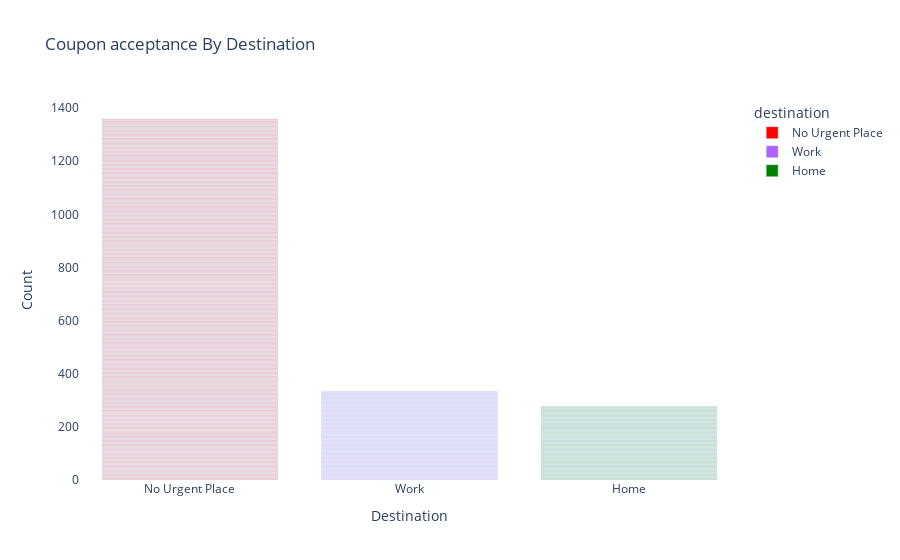

The code cell stored with this chart in its notebook:
### Markdown cell above
The acceptance rate among females is high compared to males when the targeted audience is less than 30 years of age

### Code cell
# Analyzing the influence of destination on coupon acceptance
fig = px.bar(df_restaurant, 
       x="destination", 
       title="Coupon acceptance By Destination",
       color="destination",
       color_discrete_sequence=px.colors.qualitative.Plotly, 
       color_discrete_map={'No Urgent Place': 'red', 'Work destination': 'blue', 'Home':'green'}
      )
fig.update_layout(
    #coloraxis_showscale=False,  # Hide color scale if not needed
    plot_bgcolor='white',  # Set background color
    xaxis_title="Destination",
    yaxis_title="Count"
)
fig.write_image("images/restaurant_coupon_destination.png")
fig.show()

### Figure 1 — Plotly figure (JSON) as saved in the notebook; plotly's stock layout.template omitted (floating-point values rounded to 4 significant figures; data arrays with more than 128 entries replaced by an {"elided": "..."} marker saying what was removed)
{"data": [{"alignmentgroup": "True", "hovertemplate": "destination=%{x}<br>count=%{y}<extra></extra>", "legendgroup": "No Urgent Place", "marker": {"color": "red", "pattern": {"shape": ""}}, "name": "No Urgent Place", "offsetgroup": "No Urgent Place", "orientation": "v", "showlegend": true, "textposition": "auto", "type": "bar", "x": {"elided": "1359 str values"}, "xaxis": "x", "y": {"elided": "1359 int values"}, "yaxis": "y"}, {"alignmentgroup": "True", "hovertemplate": "destination=%{x}<br>count=%{y}<extra></extra>", "legendgroup": "Work", "marker": {"color": "#AB63FA", "pattern": {"shape": ""}}, "name": "Work", "offsetgroup": "Work", "orientation": "v", "showlegend": true, "textposition": "auto", "type": "bar", "x": {"elided": "332 str values"}, "xaxis": "x", "y": {"elided": "332 int values"}, "yaxis": "y"}, {"alignmentgroup": "True", "hovertemplate": "destination=%{x}<br>count=%{y}<extra></extra>", "legendgroup": "Home", "marker": {"color": "green", "pattern": {"shape": ""}}, "name": "Home", "offsetgroup": "Home", "orientation": "v", "showlegend": true, "textposition": "auto", "type": "bar", "x": {"elided": "276 str values"}, "xaxis": "x", "y": {"elided": "276 int values"}, "yaxis": "y"}], "layout": {"barmode": "relative", "legend": {"title": {"text": "destination"}, "tracegroupgap": 0}, "plot_bgcolor": "white", "title": {"text": "Coupon acceptance By Destination"}, "xaxis": {"anchor": "y", "categoryarray": ["No Urgent Place", "Work", "Home"], "categoryorder": "array", "domain": [0, 1], "title": {"text": "Destination"}}, "yaxis": {"anchor": "x", "domain": [0, 1], "title": {"text": "Count"}}}}
